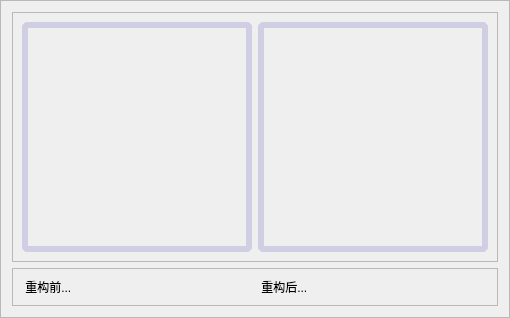
                   <widget class="QFrame" name="frame_18">
                    <property name="sizePolicy">
                     <sizepolicy hsizetype="Preferred" vsizetype="Expanding">
                      <horstretch>0</horstretch>
                      <verstretch>4</verstretch>
                     </sizepolicy>
                    </property>
                    <property name="styleSheet">
                     <string notr="true"/>
                    </property>
                    <property name="frameShape">
                     <enum>QFrame::StyledPanel</enum>
                    </property>
                    <property name="frameShadow">
                     <enum>QFrame::Raised</enum>
                    </property>
                    <layout class="QVBoxLayout" name="verticalLayout_15">
                     <item>
                      <widget class="QFrame" name="frame_20">
                       <property name="sizePolicy">
                        <sizepolicy hsizetype="Preferred" vsizetype="Expanding">
                         <horstretch>0</horstretch>
                         <verstretch>5</verstretch>
                        </sizepolicy>
                       </property>
                       <property name="styleSheet">
                        <string notr="true">QLabel {
	border: 6px solid rgb(208, 206, 226);
	border-radius: 6px;
}</string>
                       </property>
                       <property name="frameShape">
                        <enum>QFrame::StyledPanel</enum>
                       </property>
                       <property name="frameShadow">
                        <enum>QFrame::Raised</enum>
                       </property>
                       <layout class="QHBoxLayout" name="horizontalLayout_8">
                        <item>
                         <widget class="QLabel" name="label_R_raw">
                          <property name="minimumSize">
                           <size>
                            <width>230</width>
                            <height>230</height>
                           </size>
                          </property>
                          <property name="maximumSize">
                           <size>
                            <width>230</width>
                            <height>230</height>
                           </size>
                          </property>
                          <property name="text">
                           <string/>
                          </property>
                         </widget>
                        </item>
                        <item>
                         <widget class="QLabel" name="label_R_new">
                          <property name="minimumSize">
                           <size>
                            <width>230</width>
                            <height>230</height>
                           </size>
                          </property>
                          <property name="maximumSize">
                           <size>
                            <width>230</width>
                            <height>230</height>
                           </size>
                          </property>
                          <property name="text">
                           <string/>
                          </property>
                         </widget>
                        </item>
                       </layout>
                      </widget>
                     </item>
                     <item alignment="Qt::AlignTop">
                      <widget class="QFrame" name="frame_21">
                       <property name="sizePolicy">
                        <sizepolicy hsizetype="Preferred" vsizetype="Expanding">
                         <horstretch>0</horstretch>
                         <verstretch>1</verstretch>
                        </sizepolicy>
                       </property>
                       <property name="styleSheet">
                        <string notr="true">QLabel {
	
	font: 10pt &quot;幼圆&quot;;
}</string>
                       </property>
                       <property name="frameShape">
                        <enum>QFrame::StyledPanel</enum>
                       </property>
                       <property name="frameShadow">
                        <enum>QFrame::Raised</enum>
                       </property>
                       <layout class="QHBoxLayout" name="horizontalLayout_9">
                        <item>
                         <widget class="QLabel" name="label_5">
                          <property name="minimumSize">
                           <size>
                            <width>230</width>
                            <height>0</height>
                           </size>
                          </property>
                          <property name="maximumSize">
                           <size>
                            <width>230</width>
                            <height>16777215</height>
                           </size>
                          </property>
                          <property name="text">
                           <string> 重构前...</string>
                          </property>
                         </widget>
                        </item>
                        <item>
                         <widget class="QLabel" name="label_6">
                          <property name="minimumSize">
                           <size>
                            <width>230</width>
                            <height>0</height>
                           </size>
                          </property>
                          <property name="maximumSize">
                           <size>
                            <width>230</width>
                            <height>16777215</height>
                           </size>
                          </property>
                          <property name="text">
                           <string> 重构后...</string>
                          </property>
                         </widget>
                        </item>
                       </layout>
                      </widget>
                     </item>
                    </layout>
                   </widget>
